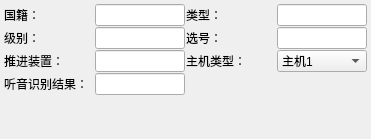
              <widget class="QWidget" name="tab_5">
               <attribute name="title">
                <string>目标信息</string>
               </attribute>
               <layout class="QGridLayout" name="gridLayout_3" rowstretch="1,1,1,1,0" columnstretch="1,1,1,1">
                <property name="leftMargin">
                 <number>4</number>
                </property>
                <property name="topMargin">
                 <number>4</number>
                </property>
                <property name="rightMargin">
                 <number>4</number>
                </property>
                <property name="bottomMargin">
                 <number>4</number>
                </property>
                <property name="spacing">
                 <number>1</number>
                </property>
                <item row="0" column="0">
                 <widget class="QLabel" name="label_14">
                  <property name="text">
                   <string>国籍：</string>
                  </property>
                 </widget>
                </item>
                <item row="0" column="1">
                 <widget class="QLineEdit" name="lineEdit_7"/>
                </item>
                <item row="2" column="1">
                 <widget class="QLineEdit" name="lineEdit_11"/>
                </item>
                <item row="2" column="0">
                 <widget class="QLabel" name="label_16">
                  <property name="text">
                   <string>推进装置：</string>
                  </property>
                 </widget>
                </item>
                <item row="3" column="0">
                 <widget class="QLabel" name="label_17">
                  <property name="text">
                   <string>听音识别结果：</string>
                  </property>
                 </widget>
                </item>
                <item row="1" column="2">
                 <widget class="QLabel" name="label_19">
                  <property name="text">
                   <string>选号：</string>
                  </property>
                 </widget>
                </item>
                <item row="2" column="2">
                 <widget class="QLabel" name="label_20">
                  <property name="text">
                   <string>主机类型：</string>
                  </property>
                 </widget>
                </item>
                <item row="0" column="3">
                 <widget class="QLineEdit" name="lineEdit_13"/>
                </item>
                <item row="1" column="0">
                 <widget class="QLabel" name="label_15">
                  <property name="text">
                   <string>级别：</string>
                  </property>
                 </widget>
                </item>
                <item row="1" column="1">
                 <widget class="QLineEdit" name="lineEdit_8"/>
                </item>
                <item row="3" column="1">
                 <widget class="QLineEdit" name="lineEdit_12"/>
                </item>
                <item row="1" column="3">
                 <widget class="QLineEdit" name="lineEdit_14"/>
                </item>
                <item row="0" column="2">
                 <widget class="QLabel" name="label_18">
                  <property name="text">
                   <string>类型：</string>
                  </property>
                 </widget>
                </item>
                <item row="2" column="3">
                 <widget class="QComboBox" name="comboBox_6">
                  <item>
                   <property name="text">
                    <string>主机1</string>
                   </property>
                  </item>
                  <item>
                   <property name="text">
                    <string>主机2</string>
                   </property>
                  </item>
                  <item>
                   <property name="text">
                    <string>主机3</string>
                   </property>
                  </item>
                 </widget>
                </item>
                <item row="4" column="1">
                 <spacer name="verticalSpacer_4">
                  <property name="orientation">
                   <enum>Qt::Vertical</enum>
                  </property>
                  <property name="sizeHint" stdset="0">
                   <size>
                    <width>20</width>
                    <height>40</height>
                   </size>
                  </property>
                 </spacer>
                </item>
               </layout>
              </widget>
